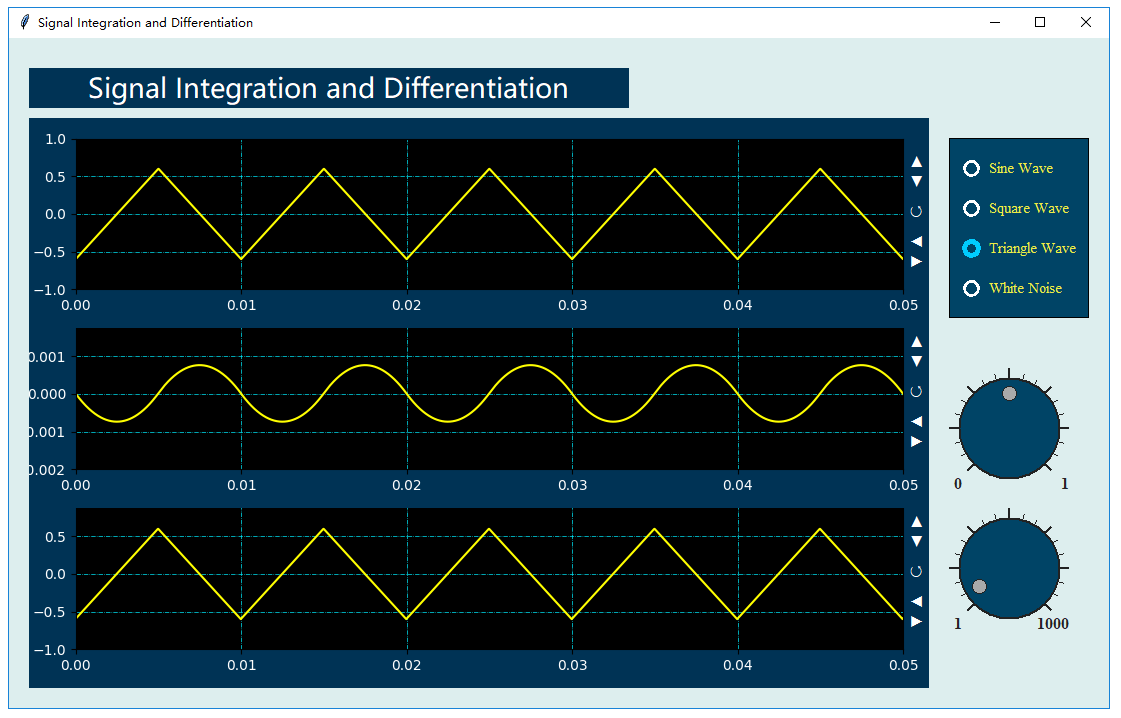

Write the Python code that produced this figure.
#===This Frame is generated by DRPython ===============================
import sys
import os
import drvi.drviAppendPath as mPath
mPath.appendPythonPath()
#=================================================

import tkinter as tk
import tkinter.messagebox as msgbox
from tkinter import filedialog
import numpy as np
from scipy.fftpack import fft,ifft
import matplotlib.pyplot as plt
import numpy as np
import drvi.drviDSP as dsp
import drvi.drviControlls as dr

#=========================================
def setValueTimer(v):
 pha=v*0.01*10
 mSignal.setSignalPha(pha)

def setValue2D(t,x):
 Fs=1/(t[1]-t[0]);
 dt=1/Fs
 N=len(x)
 mPlotW1.setValue2D(t,x)
 y=dt*np.cumsum(x)
 y=y-np.mean(y)
 mPlotW2.setValue2D(t,y)
 z=np.diff(y)/dt
 mPlotW3.setValue2D(t[0:N-1],z)
 
#==Main Window=====================
win= tk.Tk()
sWOld=1920
sHOld=1080
sWidth=win.winfo_screenwidth()
sHeight=win.winfo_screenheight()
wRate=sWidth/sWOld
hRate=sHeight/sHOld
winWidth=int(1100*wRate)
winHeight=int(670*hRate)
x=(sWidth-winWidth)/2;
y=(win.winfo_screenheight()-winHeight)/2
win.geometry("%dx%d+%d+%d" %(winWidth,winHeight,x,y))
win.config(bg="#ddeeee")
win.wm_title('Signal Integration and Differentiation')

#==Layout of controls=====================
mLab1=dr.DRLabelX(win,20*wRate,30*hRate,600*wRate,40*hRate,'#003355','#ffffff','Signal Integration and Differentiation',20)
mPlotW3=dr.DRPlotX(win,20*wRate,440*hRate,900*wRate,210*hRate,'','#003355','#000000','#ffffff','#00eeff','#ffff00',0,0.05,-1,1,0,0)
mPlotW2=dr.DRPlotX(win,20*wRate,260*hRate,900*wRate,210*hRate,'','#003355','#000000','#ffffff','#00eeff','#ffff00',0,0.05,-0.002,0.002,0,0)
mPlotW1=dr.DRPlotX(win,20*wRate,80*hRate,900*wRate,210*hRate,'','#003355','#000000','#ffffff','#00eeff','#ffff00',0,0.05,-1,1,0,0)
mVButType=dr.DRRadioButX(win,940*wRate,100*hRate,140*wRate,180*hRate,'#004466','#000000','#ffffff','#00ccff','#eeee44','Sine Wave,Square Wave,Triangle Wave,White Noise',11,4,0)
mKnobA=dr.DRKnob(win,930*wRate,320*hRate,140*wRate,140*hRate,'#004466','#222222','#aaaaaa','0,1',0,1,0.5)
mKnobFre=dr.DRKnob(win,930*wRate,460*hRate,140*wRate,140*hRate,'#004466','#222222','#aaaaaa','1,1000',1,1000,50)

mType=0; Fs=44100; N=3000; A=0.6; Fre=100; Pha=0
mSignal=dsp.DRGenerator(mType,Fs,N,A,Fre,Pha)

#==DataStream Binding=====================
mVButType.addCallBackSingle(mSignal.setSignalType)
mKnobA.addCallBackSingle(mSignal.setSignalAmp)
mKnobFre.addCallBackSingle(mSignal.setSignalFre)
mSignal.addCallBackValue2D(setValue2D)

setValueTimer(0)
    
#==Main Loop=====================
win.mainloop()

#==End of APPp=====================
